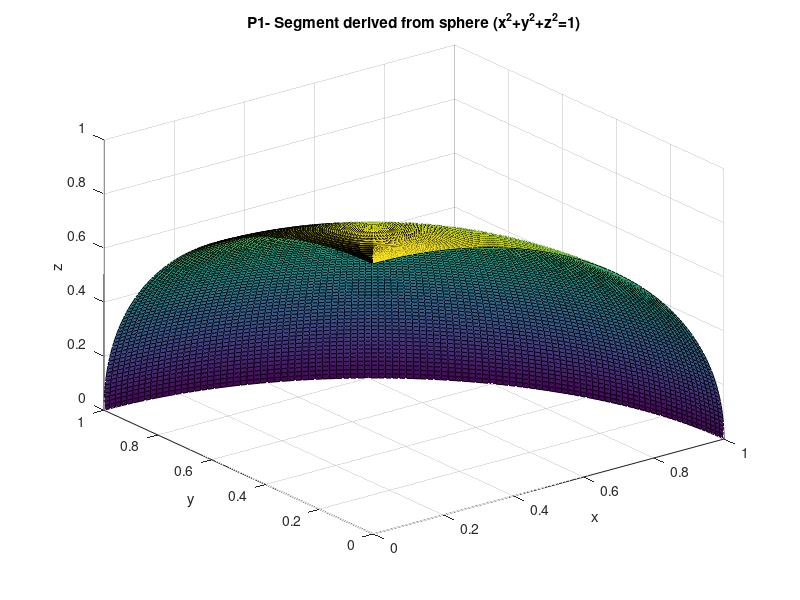

Recreate this plot in MATLAB. (Note: this script raises an error after producing the figure.)
clear all
close all
clc

%% Part 1- modelling a segment of the opera house using a sphere 

figure('Name', 'Part 1')

% plotting a sphere in MATLAB requires converting phi, theta and r into x,
% y and z coordinates. 

%linspace is a function that produces a set number of points between two
%numbers, in this case 0 and 100

theta=linspace(0,pi/2,100); %defining angles for theta
phi=linspace(0,pi/2,100); %degining angles for phi 

%meshgrid produces an n x m matrix x points placed horizontally along the
%matrix and y points placed vertically along the matrix

[theta,phi]=meshgrid(theta,phi); %meshgrid converts coordinates into table format

%the radius is...
rho=1; 

%defining x, y and z coordinates
x1=rho*sin(phi).*cos(theta); 
y1=rho*sin(phi).*sin(theta);
z1=rho*cos(phi);
surf(x1,y1,z1)

%labelling axis coordinates
xlabel('x')
ylabel('y')
zlabel('z')

%adding a title to the plot
title('P1- Segment derived from sphere (x^2+y^2+z^2=1)')

%parameterizations - yes, there's a way to do this on MATLAB :^)
syms theta_sym phi_sym

%the paramaterized surface is defined as ...
f=[sin(phi_sym)*cos(theta_sym),sin(phi_sym)*sin(theta_sym),cos(theta_sym)];

%the partial diff of the surface f with respect to phi and theta
dfdphi=diff(f,phi_sym);
dfdtheta=diff(f,theta_sym);

%taking the cross product of both partial diffs 
crossP1=cross(dfdphi,dfdtheta);

%the parameterized vector field
F= [sin(phi_sym)*cos(theta_sym),sin(phi_sym)*sin(theta_sym),5];

% taking the dot product between F and the cross product found before
dotP1=dot(F,crossP1);

%finding the double integral
int1 = int(int(dotP1, theta_sym, 0, pi/4), phi_sym, 0, pi/2);

% representing the final answer in decimal form
final_answer_P1=double(int1);

fprintf(' The final answer (for P1) is: %.2f',final_answer_P1)
